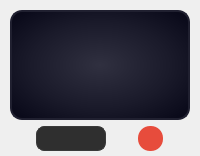
            <widget class="QWidget" name="slot2Widget" native="true">
             <property name="styleSheet">
              <string>QWidget#slot2Widget {
    background: qradialgradient(cx:0.5, cy:0.5, radius:0.8, fx:0.5, fy:0.5, stop:0 #2a2a3a, stop:0.5 #1a1a2a, stop:1 #0a0a1a);
    border: 1px solid #363540;
    border-radius: 8px;
}</string>
             </property>
             <layout class="QVBoxLayout" name="slot2Layout">
              <property name="leftMargin">
               <number>10</number>
              </property>
              <property name="topMargin">
               <number>10</number>
              </property>
              <property name="rightMargin">
               <number>10</number>
              </property>
              <property name="bottomMargin">
               <number>5</number>
              </property>
              <item>
               <widget class="QPushButton" name="slot2">
                <property name="minimumSize">
                 <size>
                  <width>110</width>
                  <height>110</height>
                 </size>
                </property>
                <property name="maximumSize">
                 <size>
                  <width>16777215</width>
                  <height>16777215</height>
                 </size>
                </property>
                <property name="styleSheet">
                 <string>QPushButton {
    background: qradialgradient(cx:0.5, cy:0.5, radius:0.8, fx:0.5, fy:0.5, stop:0 #303040, stop:0.5 #1a1a2a, stop:1 #000010);
    border: 2px solid #202030;
    border-radius: 12px;
    color: white;
    font-size: 14px;
    font-weight: bold;
    icon-size: 96px 96px;
}
QPushButton:hover {
    border: 1px solid #00ff88;
}
QPushButton:pressed {
    background: qradialgradient(cx:0.5, cy:0.5, radius:0.8, fx:0.5, fy:0.5, stop:0 #101020, stop:0.5 #0a0a1a, stop:1 #000000);
    border-color: #1a1a2a;
}</string>
                </property>
                <property name="text">
                 <string/>
                </property>
                <property name="icon">
                 <iconset resource="Soundpack.qrc">
                  <normaloff>:/img/img/yArra-Earrape.jpg</normaloff>:/img/img/yArra-Earrape.jpg</iconset>
                </property>
                <property name="iconSize">
                 <size>
                  <width>90</width>
                  <height>90</height>
                 </size>
                </property>
                <property name="scaledContents" stdset="0">
                 <bool>true</bool>
                </property>
               </widget>
              </item>
              <item>
               <layout class="QHBoxLayout" name="slot2Controls">
                <property name="leftMargin">
                 <number>0</number>
                </property>
                <property name="topMargin">
                 <number>0</number>
                </property>
                <property name="rightMargin">
                 <number>0</number>
                </property>
                <property name="bottomMargin">
                 <number>0</number>
                </property>
                <item>
                 <widget class="QComboBox" name="slot2Hotkey">
                  <property name="minimumSize">
                   <size>
                    <width>70</width>
                    <height>25</height>
                   </size>
                  </property>
                  <property name="maximumSize">
                   <size>
                    <width>70</width>
                    <height>25</height>
                   </size>
                  </property>
                  <property name="styleSheet">
                   <string>QComboBox {
    background: #2f2f2f;
    border-radius: 8px;
    border: 1px solid #3a3a3a;
    padding: 2px 8px;
    color: white;
}

QComboBox:hover {
    border: 1px solid #00ff88;
}

QComboBox::drop-down {
    border: none;
    width: 18px;
}

QComboBox QAbstractItemView {
    background: #2a2a2a;
    border: 1px solid #00ff88;
    selection-background-color: #00ff88;
    selection-color: #000000;
    color: white;
}

QComboBox QAbstractItemView::item {
    padding: 5px 10px;
}

QComboBox QAbstractItemView::item:selected {
    background: #00ff88;
    color: #000000;
}

QScrollBar:vertical {
    background: #2a2a2a;
    width: 8px;
    border-radius: 4px;
}

QScrollBar::handle:vertical {
    background: #00ff88;
    border-radius: 4px;
    min-height: 20px;
}

QScrollBar::handle:vertical:hover {
    background: #00cc66;
}</string>
                  </property>
                 </widget>
                </item>
                <item>
                 <widget class="QPushButton" name="slot2Delete">
                  <property name="minimumSize">
                   <size>
                    <width>25</width>
                    <height>25</height>
                   </size>
                  </property>
                  <property name="maximumSize">
                   <size>
                    <width>25</width>
                    <height>25</height>
                   </size>
                  </property>
                  <property name="styleSheet">
                   <string>QPushButton {
    background-color: #e74c3c;
    border: none;
    border-radius: 12px;
    color: white;
    font-size: 12px;
    font-weight: bold;
}
QPushButton:hover {
    border: 1px solid #00ff88;
}</string>
                  </property>
                  <property name="text">
                   <string/>
                  </property>
                  <property name="icon">
                   <iconset resource="Soundpack.qrc">
                    <normaloff>:/app/img/app/bin (1).png</normaloff>:/app/img/app/bin (1).png</iconset>
                  </property>
                 </widget>
                </item>
               </layout>
              </item>
             </layout>
            </widget>
